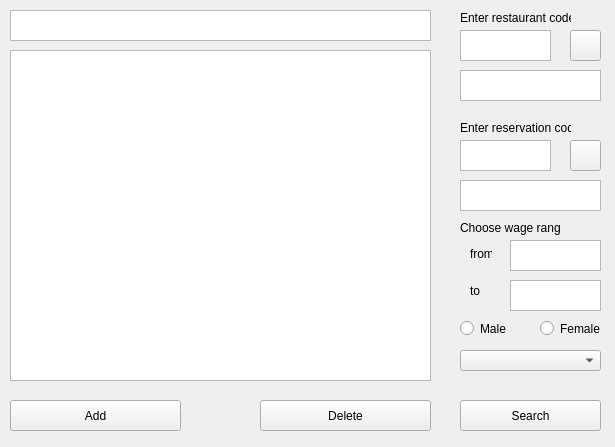
<?xml version="1.0" encoding="UTF-8"?>
<ui version="4.0">
 <class>SearchWindow</class>
 <widget class="QMainWindow" name="SearchWindow">
  <property name="geometry">
   <rect>
    <x>0</x>
    <y>0</y>
    <width>615</width>
    <height>447</height>
   </rect>
  </property>
  <property name="windowTitle">
   <string>MainWindow</string>
  </property>
  <widget class="QWidget" name="centralwidget">
   <widget class="QTextEdit" name="textSearch">
    <property name="geometry">
     <rect>
      <x>10</x>
      <y>10</y>
      <width>421</width>
      <height>31</height>
     </rect>
    </property>
    <property name="styleSheet">
     <string notr="true"/>
    </property>
   </widget>
   <widget class="QPushButton" name="butSearch">
    <property name="geometry">
     <rect>
      <x>460</x>
      <y>400</y>
      <width>141</width>
      <height>31</height>
     </rect>
    </property>
    <property name="text">
     <string>Search</string>
    </property>
   </widget>
   <widget class="QLabel" name="label_3">
    <property name="geometry">
     <rect>
      <x>460</x>
      <y>220</y>
      <width>101</width>
      <height>16</height>
     </rect>
    </property>
    <property name="text">
     <string>Choose wage range</string>
    </property>
   </widget>
   <widget class="QRadioButton" name="rbtnM">
    <property name="geometry">
     <rect>
      <x>460</x>
      <y>320</y>
      <width>82</width>
      <height>17</height>
     </rect>
    </property>
    <property name="text">
     <string>Male</string>
    </property>
   </widget>
   <widget class="QRadioButton" name="radioButton_2">
    <property name="geometry">
     <rect>
      <x>540</x>
      <y>320</y>
      <width>61</width>
      <height>17</height>
     </rect>
    </property>
    <property name="text">
     <string>Female</string>
    </property>
   </widget>
   <widget class="QComboBox" name="cboxPos">
    <property name="geometry">
     <rect>
      <x>460</x>
      <y>350</y>
      <width>141</width>
      <height>21</height>
     </rect>
    </property>
   </widget>
   <widget class="QTextEdit" name="textEdit_4">
    <property name="geometry">
     <rect>
      <x>460</x>
      <y>30</y>
      <width>91</width>
      <height>31</height>
     </rect>
    </property>
   </widget>
   <widget class="QLabel" name="label_4">
    <property name="geometry">
     <rect>
      <x>460</x>
      <y>10</y>
      <width>111</width>
      <height>16</height>
     </rect>
    </property>
    <property name="text">
     <string>Enter restaurant code</string>
    </property>
   </widget>
   <widget class="QPushButton" name="butRestS">
    <property name="geometry">
     <rect>
      <x>570</x>
      <y>30</y>
      <width>31</width>
      <height>31</height>
     </rect>
    </property>
    <property name="styleSheet">
     <string notr="true">background-image: url(selbtn.jpg);</string>
    </property>
    <property name="text">
     <string/>
    </property>
   </widget>
   <widget class="QTableView" name="tableView">
    <property name="geometry">
     <rect>
      <x>10</x>
      <y>50</y>
      <width>421</width>
      <height>331</height>
     </rect>
    </property>
   </widget>
   <widget class="QListView" name="listViewRest">
    <property name="geometry">
     <rect>
      <x>460</x>
      <y>70</y>
      <width>141</width>
      <height>31</height>
     </rect>
    </property>
   </widget>
   <widget class="QTextEdit" name="textEdit_5">
    <property name="geometry">
     <rect>
      <x>460</x>
      <y>140</y>
      <width>91</width>
      <height>31</height>
     </rect>
    </property>
   </widget>
   <widget class="QPushButton" name="butResS">
    <property name="geometry">
     <rect>
      <x>570</x>
      <y>140</y>
      <width>31</width>
      <height>31</height>
     </rect>
    </property>
    <property name="styleSheet">
     <string notr="true">background-image: url(selbtn.jpg);</string>
    </property>
    <property name="text">
     <string/>
    </property>
   </widget>
   <widget class="QListView" name="listViewReserv">
    <property name="geometry">
     <rect>
      <x>460</x>
      <y>180</y>
      <width>141</width>
      <height>31</height>
     </rect>
    </property>
   </widget>
   <widget class="QLabel" name="label_5">
    <property name="geometry">
     <rect>
      <x>460</x>
      <y>120</y>
      <width>111</width>
      <height>16</height>
     </rect>
    </property>
    <property name="text">
     <string>Enter reservation code</string>
    </property>
   </widget>
   <widget class="QPushButton" name="butDelete">
    <property name="geometry">
     <rect>
      <x>260</x>
      <y>400</y>
      <width>171</width>
      <height>31</height>
     </rect>
    </property>
    <property name="text">
     <string>Delete</string>
    </property>
   </widget>
   <widget class="QPushButton" name="butAdd">
    <property name="geometry">
     <rect>
      <x>10</x>
      <y>400</y>
      <width>171</width>
      <height>31</height>
     </rect>
    </property>
    <property name="text">
     <string>Add</string>
    </property>
   </widget>
   <widget class="QLabel" name="label">
    <property name="geometry">
     <rect>
      <x>470</x>
      <y>240</y>
      <width>22</width>
      <height>27</height>
     </rect>
    </property>
    <property name="text">
     <string>from</string>
    </property>
   </widget>
   <widget class="QTextEdit" name="textEdit_2">
    <property name="geometry">
     <rect>
      <x>510</x>
      <y>240</y>
      <width>91</width>
      <height>31</height>
     </rect>
    </property>
   </widget>
   <widget class="QLabel" name="label_2">
    <property name="geometry">
     <rect>
      <x>470</x>
      <y>280</y>
      <width>21</width>
      <height>21</height>
     </rect>
    </property>
    <property name="text">
     <string>to</string>
    </property>
   </widget>
   <widget class="QTextEdit" name="textEdit_3">
    <property name="geometry">
     <rect>
      <x>510</x>
      <y>280</y>
      <width>91</width>
      <height>31</height>
     </rect>
    </property>
   </widget>
  </widget>
 </widget>
 <resources/>
 <connections/>
</ui>
